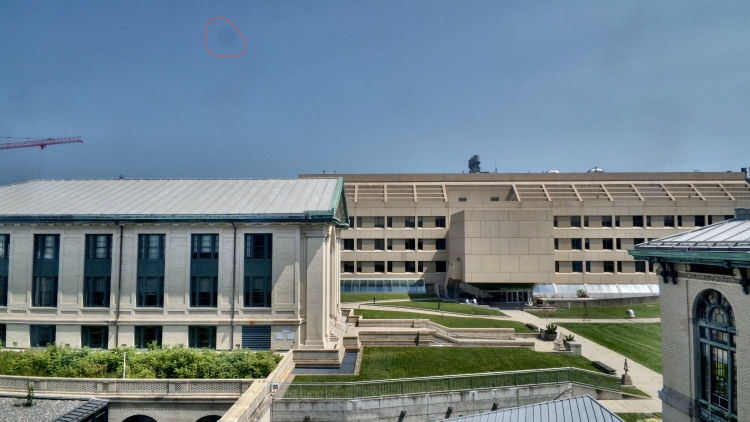
#> input picture Unknown-2.jpeg, 1500 x 843 px (shown at 1/2 size)
$ python spotlab.py ../Unknown-2.jpeg ../mertens_enhanced_on_artifact.jpeg ../mertens_enhanced_on_artifact.jpeg ../mertens_enhanced_on_artifact.jpeg
#> lines starting #> are read from the running program, lines starting #| are printed output that depends on the picture
### production/pandr/solar.py
#!/usr/bin/env python3
"""
solar.py — Sunrise, sunset, and golden hour calculation for Pittsburgh.

Uses a simplified solar position algorithm (accurate to ~1 minute).
All times returned in UTC.
"""

import math
from datetime import datetime, timedelta, timezone
from zoneinfo import ZoneInfo

LOCAL_TZ = ZoneInfo("America/New_York")

# Pittsburgh coordinates
LATITUDE = 40.4406
LONGITUDE = -79.9959


# [7 lines left out: function _julian_day, not called in this run]


def _solar_declination(day_of_year):
    """Solar declination in radians."""
    return math.radians(-23.44) * math.cos(math.radians((360 / 365.0) * (day_of_year + 10)))


def _equation_of_time(day_of_year):
    """Equation of time in minutes."""
    b = math.radians((360 / 365.0) * (day_of_year - 81))
    return 9.87 * math.sin(2 * b) - 7.53 * math.cos(b) - 1.5 * math.sin(b)


# [17 lines left out: function _hour_angle, not called in this run]


def sun_elevation(dt=None):
    """Sun elevation (altitude) above the horizon in degrees for Pittsburgh at UTC
    datetime dt. Negative = below the horizon. Uses the same simplified model as
    sun_times (declination + equation of time), good to ~0.1-0.2 deg."""
    if dt is None:
        dt = datetime.now(timezone.utc)
    if dt.tzinfo is None:
        dt = dt.replace(tzinfo=timezone.utc)
    year_start = datetime(dt.year, 1, 1, tzinfo=timezone.utc)
    day_of_year = (dt - year_start).days + 1
    lat = math.radians(LATITUDE)
    dec = _solar_declination(day_of_year)
    eot = _equation_of_time(day_of_year)
    utc_hours = dt.hour + dt.minute / 60.0 + dt.second / 3600.0
    solar_time = utc_hours + eot / 60.0 + LONGITUDE / 15.0     # LONGITUDE is negative
    hour_angle = math.radians(15.0 * (solar_time - 12.0))
    sin_el = (math.sin(lat) * math.sin(dec)
              + math.cos(lat) * math.cos(dec) * math.cos(hour_angle))
    return math.degrees(math.asin(max(-1.0, min(1.0, sin_el))))


# [90 lines left out: functions sun_times, next_golden_hours, not called in this run]


# [21 lines that do not run on import are left out]

### monitor-pandr/spotlab.py
#!/usr/bin/env /Users/proofsandreasons/monitor/venv/bin/python3
"""spotlab.py — per-frame window-spot photometry + crops (SPOT.md §2.1–2.3, §3).

  spotlab.py log FRAME ROLE EXP_UNITS GAIN

For the seeded spot + 4 control patches, per channel (B,G,R): disk median/MAD (encoded),
annulus median/MAD, robust 2D-quadratic background fit evaluated under the disk (encoded +
sRGB-linearized), dip_enc/dip_lin, clip fractions, annulus-fit residual MAD (uniformity gate,
recorded not enforced), far-ring median (skirt check; measured on the FULL frame — a 448 crop
cannot contain a 300 px ring), 10 radial-bin medians (spot patch only), sun elevation and the
latest aim-drift reading. One CSV row per patch × channel; 448×448 lossless crops of every
patch for reproducible refits. Fail-soft: any error exits 0 silently (never breaks the tick).
"""
import cv2, numpy as np, os, sys, csv, datetime, glob

HERE = os.path.dirname(os.path.abspath(__file__))
sys.path.insert(0, HERE)
LAB = os.path.join(HERE, "spot_lab")
CSVP = os.path.join(LAB, "spot_photometry.csv")
LINZ = "srgb_v0"                     # linearization version (day-1 hypothesis: inverse sRGB)
# patch registry: the seeded spot + 4 controls in the same row band (SPOT.md §2.3)
PATCHES = [("spot", 1163, 187), ("c1", 1900, 187), ("c2", 2400, 187),
           ("c3", 2900, 187), ("c4", 3400, 187)]
R_DISK, R_ANN0, R_ANN1 = 60, 110, 160
R_FAR0, R_FAR1 = 220, 300
TOP_MASK = 20                        # exclude top image rows (lens shading / ISP edge zone)
CROP = 448
FIELDS = (["ts_utc", "role", "exp_units", "gain", "linz", "patch", "cx", "cy", "ch",
           "disk_med", "disk_mad", "ann_med", "ann_mad", "bg_fit", "ann_resid_mad",
           "dip_enc", "dip_lin", "clip_hi", "clip_lo", "far_med", "facade_med",
           "sun_elev", "aim_dx", "aim_dy"] + [f"r{i}" for i in range(10)])


def srgb_lin(x):
    x = x / 255.0
    return np.where(x <= 0.04045, x / 12.92, ((x + 0.055) / 1.055) ** 2.4)


def quad_bg(ys, xs, vals, ey, ex):
    """Robust 2D-quadratic fit to annulus samples; return prediction at (ey,ex) points."""
    A = np.column_stack([np.ones_like(xs), xs, ys, xs * xs, xs * ys, ys * ys]).astype(np.float64)
    coef, *_ = np.linalg.lstsq(A, vals, rcond=None)
    resid = vals - A @ coef
    mad = np.median(np.abs(resid - np.median(resid))) + 1e-9
    keep = np.abs(resid) < 4 * 1.4826 * mad
    if keep.sum() > 12:
        coef, *_ = np.linalg.lstsq(A[keep], vals[keep], rcond=None)
        resid = vals[keep] - A[keep] @ coef
        mad = np.median(np.abs(resid - np.median(resid))) + 1e-9
    E = np.column_stack([np.ones_like(ex), ex, ey, ex * ex, ex * ey, ey * ey]).astype(np.float64)
    return E @ coef, float(mad)


def main():
    frame_p, role, exp_u, gain = sys.argv[1], sys.argv[2], sys.argv[3], sys.argv[4]
    img = cv2.imread(frame_p)
#> img is the input picture: shape (843, 1500, 3); mean B, G, R 137.4, 129.1, 112.5
    if img is None:
        return
    H, W = img.shape[:2]
#> H = 843; W = 1500
    ts = datetime.datetime.now(datetime.timezone.utc).isoformat(timespec="seconds")
    day = ts[:10].replace("-", "")
    try:
        import solar
        elev = round(solar.sun_elevation(datetime.datetime.now(datetime.timezone.utc)), 2)
    except Exception:
        elev = ""
    aim_dx = aim_dy = ""
    try:
        last = open(os.path.join(HERE, "drift.csv")).readlines()[-1].split(",")
        aim_dx, aim_dy = last[1], last[2]
    except Exception:
        pass
    # E_win proxy: sunlit facade patch luminance (right building face), per channel below
    fy, fx = int(0.60 * H), int(0.68 * W)
#> fy = 505; fx = 1020
    facade = img[fy:fy + 100, fx:fx + 100]
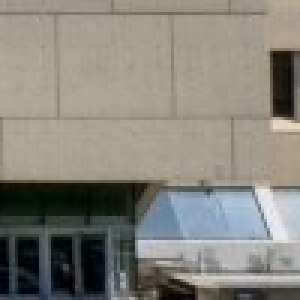
#> facade: shape (100, 100, 3) (shown 3 times larger); mean B, G, R 123.2, 131.8, 135.1

    yy, xx = np.mgrid[0:H, 0:W]
    os.makedirs(os.path.join(LAB, "crops", day), exist_ok=True)
    new = not os.path.exists(CSVP)
    os.makedirs(LAB, exist_ok=True)
    rows = []
    hhmmss = ts[11:19].replace(":", "")
    for name, cx, cy in PATCHES:
        rr = np.sqrt((xx - cx) ** 2 + (yy - cy) ** 2)
        valid = (yy >= TOP_MASK)
        disk = (rr < R_DISK) & valid
        ann = (rr >= R_ANN0) & (rr < R_ANN1) & valid
        far = (rr >= R_FAR0) & (rr < R_FAR1) & valid
        ay, ax = np.where(ann)
        dy_, dx_ = np.where(disk)
        for ch in range(3):
            C = img[:, :, ch].astype(np.float64)
            dv, av = C[disk], C[ann]
            bg_pred, ann_mad_fit = quad_bg(ay - cy, ax - cx, C[ann], dy_ - cy, dx_ - cx)
            bg = float(np.median(bg_pred))
            dmed = float(np.median(dv))
            dip_enc = 1.0 - dmed / max(bg, 1e-6)
            dip_lin = 1.0 - float(srgb_lin(np.array(dmed))) / max(float(srgb_lin(np.array(bg))), 1e-9)
            row = dict(ts_utc=ts, role=role, exp_units=exp_u, gain=gain, linz=LINZ,
                       patch=name, cx=cx, cy=cy, ch="bgr"[ch],
                       disk_med=round(dmed, 2),
                       disk_mad=round(float(np.median(np.abs(dv - dmed))), 2),
                       ann_med=round(float(np.median(av)), 2),
                       ann_mad=round(float(np.median(np.abs(av - np.median(av)))), 2),
                       bg_fit=round(bg, 2), ann_resid_mad=round(ann_mad_fit, 3),
                       dip_enc=round(dip_enc, 5), dip_lin=round(dip_lin, 5),
                       clip_hi=round(float((C[disk | ann] > 250).mean()), 4),
                       clip_lo=round(float((C[disk | ann] < 5).mean()), 4),
                       far_med=round(float(np.median(C[far])), 2) if far.any() else "",
                       facade_med=round(float(np.median(facade[:, :, ch])), 2),
                       sun_elev=elev, aim_dx=aim_dx, aim_dy=aim_dy)
            if name == "spot":
                for i in range(10):
                    m = (rr >= i * 15) & (rr < (i + 1) * 15) & valid
                    row[f"r{i}"] = round(float(np.median(C[m])), 2) if m.any() else ""
            rows.append(row)
        # 448 crop (contains disk + annulus; far ring comes from the full frame above)
        y0 = max(0, cy - CROP // 2); x0 = max(0, cx - CROP // 2)
        crop = img[y0:y0 + CROP, x0:x0 + CROP]
        cv2.imwrite(os.path.join(LAB, "crops", day, f"{hhmmss}_{role}_{name}.png"), crop)
#> this loop made 5 passes
#> pass 1, in main, `crop = img[y0:y0 + CROP, x0:x0 + CROP]`:
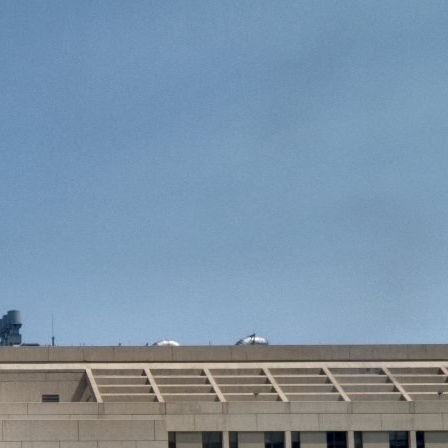
#> crop: shape (448, 448, 3); mean B, G, R 167.6, 146.5, 123.5
#> after the loop: ann: shape (843, 1500) bool; every value is 0
#> after the loop, rows = 15 items
    with open(CSVP, "a", newline="") as f:
        w = csv.DictWriter(f, fieldnames=FIELDS, extrasaction="ignore")
        if new:
            w.writeheader()
        for r in rows:
            w.writerow(r)
#> this loop made 15 passes
    print(f"[spotlab] {role} exp={exp_u} gain={gain}: {len(rows)} rows")
#| [spotlab] ../mertens_enhanced_on_artifact.jpeg exp=../mertens_enhanced_on_artifact.jpeg gain=../mertens_enhanced_on_artifact.jpeg: 15 rows


if __name__ == "__main__":
    try:
        if len(sys.argv) >= 5 and sys.argv[1] == "log":
            sys.argv.pop(1)
        main()
    except Exception as e:
        print(f"[spotlab] error: {e}", file=sys.stderr)
        sys.exit(0)
